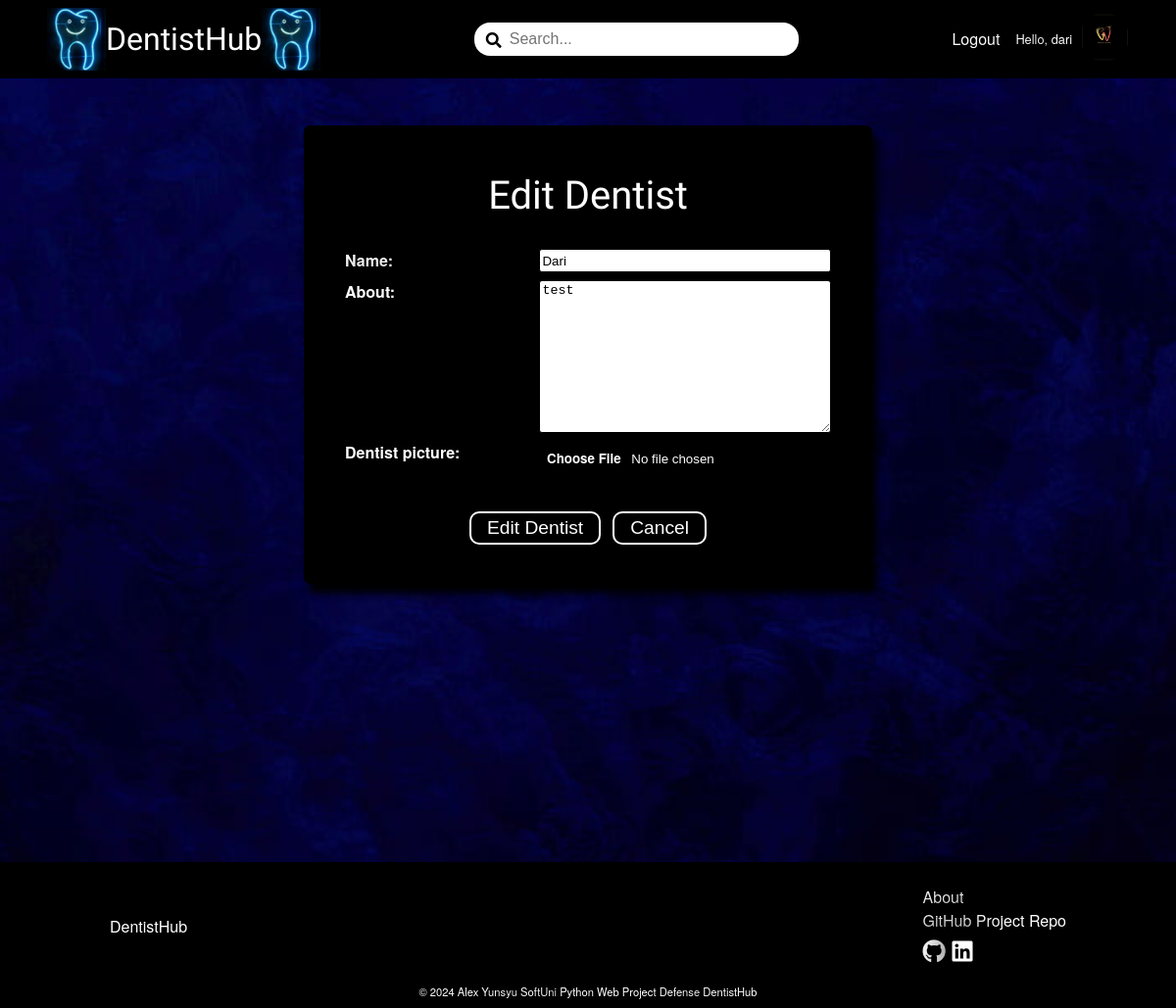
The app's page /dentist/1/edit/ (signed in) with its own data.
### DentistBook/account/models.py (models this page shows)
class AppUser(AbstractUser):
    MAX_LENGTH_ROLE = 15
    ROLES = (
        ('Client', 'Client'),
        ('Dentistsoffice', 'Dentist'),
    )
    role = models.CharField(
        max_length=MAX_LENGTH_ROLE,
        choices=ROLES,
        blank=True
    )

### DentistBook/dentist/models.py (models this page shows, shortened)
class Dentist(models.Model):
    MIN_LENGTH_NAME = 2
    MAX_LENGTH_NAME = 30
    name = models.CharField(
        max_length=MAX_LENGTH_NAME,
        validators=(
            validators.MinLengthValidator(MIN_LENGTH_NAME),
            validate_name
        ),
        null=False,
        blank=False
    )
    about = models.TextField(
        null=False,
        blank=False
    )
    dentist_picture = models.ImageField(
        upload_to='dentist-profile-pictures',
        validators=(validate_dentist_picture_file_size,),
        null=True,
        blank=True,
    )
    dentistsoffice = models.ForeignKey(
        DentistsofficeProfile,
        on_delete=models.CASCADE
    )

### DentistBook/dentist/views.py (the view, shortened to what this page needs)
# urls.py: path('<int:pk>/edit/', EditDentistView.as_view(), name='edit-dentist'),
class EditDentistView(auth_mixins.LoginRequiredMixin, auth_mixins.UserPassesTestMixin, views.UpdateView):
    model = Dentist
    template_name = 'dentist/edit-dentist.html'
    fields = ['name', 'about', 'dentist_picture']
    def test_func(self):
        dentist = self.get_object()
        return dentist.dentistsoffice.user == self.request.user

### DentistBook/common/templatetags/custom_filters.py (called while the page is built)
@register.filter
def get_role(user):
    return user.role if user.is_authenticated else ''

### DentistBook/dentist/templates/dentist/edit-dentist.html (shortened to what this page needs)
{% extends 'base.html' %}
{% load static %}
{% block content %}
    <div class="wall-picture-container">
        <div class="main-form-container">
            <div class="form-container">
                <h1>Edit Dentist</h1>
                <form action="{% url 'edit-dentist' pk=object.pk %}" method="post" enctype="multipart/form-data">
                    {{ form.as_p }}
                    <div class="form-buttons">
                        <button>Edit Dentist</button>
                        <button type="button"><a href="{% url 'dentist-details' pk=object.pk %}">Cancel</a></button>
                    </div>
                </form>
            </div>
        </div>
    </div>
{% endblock %}

### templates/header.html (shortened to what this page needs)
{% load custom_filters %}
{% load static %}
<div class="home-logo">
    <a href="{% url 'home-page' %}">
        <img src="{% static 'images/dentistsoffice-pole.jpg' %}" alt="dentistsoffice-pole">
        <span>DentistHub</span>
        <img src="{% static 'images/dentistsoffice-pole.jpg' %}" alt="dentistsoffice-pole">
    </a>
</div>
<div class="search-field">
    <span><i class="fas fa-search"></i></span>
    <input type="text" id="search-input" placeholder="Search...">
</div>
<nav class="header-nav-links">
    <ul role="list">
        {% if not request.user.is_authenticated %}
            <li class="nav-item"><a href="{% url 'register-page' %}">Register</a></li>
            <li class="nav-item"><a href="{% url 'login-page' %}">Login</a></li>
        {% else %}
            <li class="nav-item"><a href="{% url 'logout-page' %}">Logout</a></li>
            {% if request.user|get_role == 'Client' %}
                <li class="nav-item nav-profile">
                    <a href="{% url 'client-details' %}">Hello, {{ request.user }}</a>
                    <a href="{% url 'client-details' %}">
                        {% if request.user.clientprofile.profile_picture %}
                            <img src="{{ request.user.clientprofile.profile_picture.url }}" alt="profile-picture-thumbnail" class="profile-picture-thumbnail">
                        {% else %}
                            <img src="{% static 'images/client-default-profile-picture.jpg' %}" alt="default_profile_picture" class="profile-picture-thumbnail">
                        {% endif %}
                    </a>
                </li>
            {% else %}
                <li class="nav-item nav-profile">
                    <a href="{% url 'dentistsoffice-details' slug=request.user.dentistsofficeprofile.slug %}">Hello, {{ request.user }}</a>
                    <a href="{% url 'dentistsoffice-details' slug=request.user.dentistsofficeprofile.slug %}">
                        {% if request.user.dentistsofficeprofile.dentistsoffice_picture %}
                            <img src="{{ request.user.dentistsofficeprofile.dentistsoffice_picture.url }}" alt="dentistsoffice-profile-picture-thumbnail" class="profile-picture-thumbnail">
                        {% else %}
                            <img src="{% static 'images/dentistsoffice-default-profile-picture.jpg' %}" alt="dentistsoffice-default_profile_picture" class="profile-picture-thumbnail">
                        {% endif %}
                    </a>
                </li>
            {% endif %}
        {% endif %}
    </ul>
</nav>

### static/css/styles.css (style rules this page uses)
:root { --button-brown: #370511; }
*, *::before, *::after { box-sizing: border-box; }
body, h1, h2, h3, h4, h5, h6, p, figure, blockquote, dl, dd { margin: 0; }
h1, h2, h3, h4, h5, h6, b, li, p { color: white; text-shadow: -10px -10px 30px rgba(0, 0, 0, 0.9), 10px -10px 30px rgba(0, 0, 0, 0.9), -10px 10px 30px rgba(0, 0, 0, 0.9), 10px 10px 30px rgba(0, 0, 0, 0.9); }
body { color: white; background-image: url('../images/website_photos/background.jpg'); background-size: cover; background-position: center; background-repeat: no-repeat; }
ul[role='list'], ol[role='list'] { list-style: none; padding: 0; margin: 0; }
a { text-decoration: none; color: inherit; }
body { font-family: 'Helvetica Neue', Arial, sans-serif; line-height: 1.5; height: 100% }
main h1 { font-family: Rye, sans-serif; font-size: 3rem; }
header nav ul { display: flex; flex-direction: row; gap: 1rem; align-items: center; }
header a { color: white; }
.home-logo a { display: flex; flex-direction: row; align-items: center; font-size: 2rem; font-family: Rye, sans-serif; font-weight: 500; }
.home-logo img { width: 60px; }
.search-field { position: relative; width: 30%; }
.search-field span { position: absolute; top: 6px; left: 12px; color: black; z-index: 1; }
.search-field input { padding: 0.5rem 2.25rem; width: 100%; border-radius: 16px; border: none; font-size: 1rem; }
ul { list-style: none; }
a { text-decoration: none; }
button { font-size: 1rem; background: black; color: white; margin: 8px; padding: 4px 16px; border-radius: 8px; border: none; cursor: pointer; transition: transform 0.3s, color 0.3s, box-shadow 0.3s; box-shadow: 0 0 0 2px white; }
.main-form-container { margin: 3rem; display: flex; flex-direction: column; justify-content: center; align-items: center; }
.form-container { background: rgb(0, 0, 0); display: flex; flex-direction: column; width: 580px; border: 2px solid black; border-radius: 6px; padding: 2rem; box-shadow: 5px 10px 8px #000000; }
.form-container h1 { font-size: 2.5rem; text-align: center; margin-bottom: 0.5rem; }
.form-container form p { display: flex; flex-direction: row; justify-content: space-between; margin: 0.5rem; }
.form-container form input, .form-container form textarea { width: 60%; border: 1px solid black; border-radius: 3px; }
.form-container form label { font-weight: bold; }
.form-buttons { margin-top: 2rem; display: flex; flex-direction: row; justify-content: center; }
.form-buttons button { font-size: 1.2rem; }
.profile-picture-thumbnail { width: 50px; height: 50px; object-fit: cover; overflow: hidden; border-radius: 50%; }
.nav-profile { display: flex; flex-direction: row; align-items: center; font-size: 0.8rem; gap: 8px; }
h1, h2, h3, h4, h5, h6 { font-family: 'Helvetica Neue', Arial, sans-serif; font-weight: 500; padding: 0.5rem 0; }
.wall-picture-container { position: relative; width: 100%; min-height: 100vh; overflow: hidden; }

### records on screen
AppUser: user "dari"
Dentist: name "Dari", about "test"
